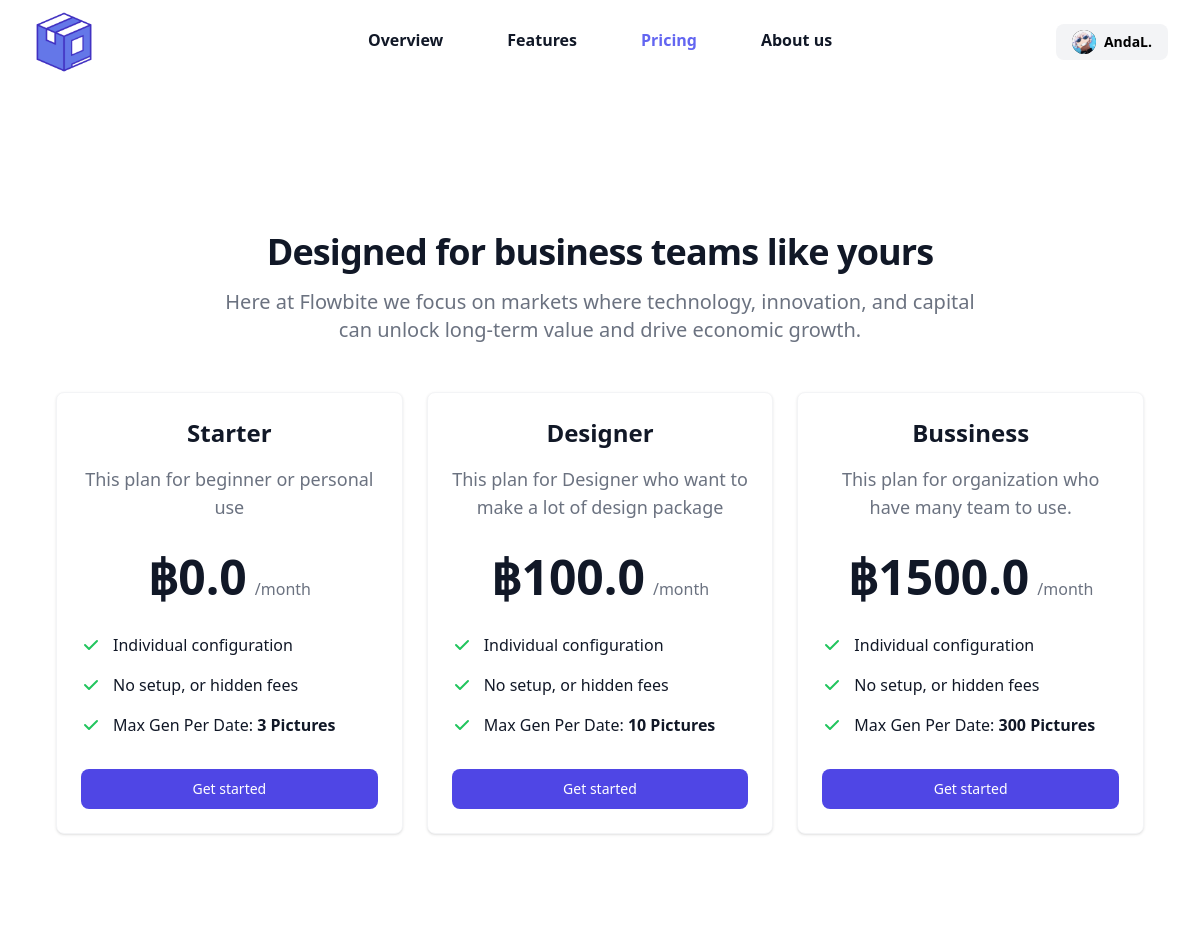
/pricing/ (signed in), run on the app's committed database.
### app_gen/models.py (models this page shows, shortened)
class Class(models.Model):
    class_id = models.BigAutoField(auto_created=True, primary_key=True, serialize=False, verbose_name='ID')
    class_name = models.CharField(max_length=100,null=False)
    class_detail = models.CharField(max_length=1000,default="")
    class_price = models.FloatField(default=0,null=False)
    max_gen_per_date = models.IntegerField(default=0,null=False)
    class Meta:
        verbose_name_plural = "Classes"

### app_gen/views.py (the view)
# urls.py: path('pricing/',views.market,name='market'),
def market(request):
    classes = Class.objects.all()
    logined  = loginCheck(request)
    context = {}
    if logined:
        username = request.session['username']
        pic = request.session['pic']
        context = {'logined':logined,'username':username,'pic':pic,'classes': classes}
    else:
        context = {'classes': classes}
    if request.method == 'POST':
        selected = request.POST['plan']
        print(selected)
    return render(request,'app_gen/market.html',context)

### app_gen/views.py (called while the page is built)
def loginCheck(request):
    if 'uid' in request.session:
        request.session['logined'] = True
        return True
    else:
        return False

### app_gen/templates/app_gen/market.html (shortened to what this page needs)
{% extends 'app_gen/components/base.html' %}
{% block content %}
  <div class="bg-white-100">
    <div class="mx-auto max-w-2xl py-16 px-4 sm:py-24 sm:px-6 lg:max-w-7xl lg:px-8">
      <form method="post" action="/transections/" class="bg-white dark:bg-gray-900">
        <div class="py-8 px-4 mx-auto max-w-screen-xl lg:py-16 lg:px-6">
            <div class="mx-auto max-w-screen-md text-center mb-8 lg:mb-12">
                <h2 class="textup mb-4 text-4xl tracking-tight font-extrabold text-gray-900 dark:text-white">Designed for business teams like yours</h2>
                <p class="mb-5 textup font-light text-gray-500 sm:text-xl dark:text-gray-400">Here at Flowbite we focus on markets where technology, innovation, and capital can unlock long-term value and drive economic growth.</p>
            </div>
            <div class=" space-y-8 lg:grid lg:grid-cols-3 sm:gap-6 xl:gap-10 lg:space-y-0">
                {% for P in classes %}
                <div class="textup flex flex-col p-6 mx-auto max-w-lg text-center text-gray-900 bg-white rounded-lg border border-gray-100 shadow dark:border-gray-600 xl:p-8 dark:bg-gray-800 dark:text-white">
                    <h3 class="mb-4 text-2xl font-semibold">{{P.class_name}}</h3>
                    <p class="font-light text-gray-500 sm:text-lg dark:text-gray-400">{{P.class_detail}}</p>
                    <div class="flex justify-center items-baseline my-8">
                        <span class="mr-2 text-5xl font-extrabold">฿{{P.class_price}}</span>
                        <span class="text-gray-500 dark:text-gray-400">/month</span>
                    </div>
                    <ul role="list" class="mb-8 space-y-4 text-left">
                        <li class="flex items-center space-x-3">
                            <span>Individual configuration</span>
                        </li>
                        <li class="flex items-center space-x-3">
                            <span>No setup, or hidden fees</span>
                        </li>
                        <li class="flex items-center space-x-3">
                            <span>Max Gen Per Date: <span class="font-semibold">{{P.max_gen_per_date}} Pictures</span></span>
                        </li>
                    </ul>
                    <button type="submit" name="plan" value="{{ P.class_name }}" class="text-white bg-indigo-600 hover:bg-indigo-700 focus:ring-4 focus:ring-primary-200 font-medium rounded-lg text-sm px-5 py-2.5 text-center dark:text-white  dark:focus:ring-primary-900">Get started</button>
                </div>
               {% endfor %}
            </div>
        </div>
      </form>
    </div>
  </div>
  {% endblock  %}

### app_gen/templates/app_gen/components/base.html (shortened to what this page needs)
<!DOCTYPE html>
<html lang="en">
    <head>
      <script src="https://cdn.tailwindcss.com"></script>
    </head>
<body>
    {% include 'app_gen/components/navbar.html' %}
    {% block content %}{% endblock %}
</body>
</html>

### app_gen/templates/app_gen/components/navbar.html (shortened to what this page needs)
<div class="px-6 py-3 pt-6 lg:px-8 z-[100] sticky w-full">
  <div>
    <nav class="flex h-9 items-center justify-between" aria-label="Global">
      <div class="flex lg:min-w-0 lg:flex-1" aria-label="Global">
        <a href="/index" class="-m-1.5 p-1.5">
          <div class="flex gap-2 items-center"><img class="h-16" src="/static/app_gen/images/unipack.png" alt="">
          </div>
        </a>
      </div>
      {% if menu is None %}
      <div  class="hidden lg:flex  lg:justify-center lg:gap-x-12">
        <a href="/product" id="product"
          class="font-bold text-gray-900 hover:text-indigo-500 hover:border-indigo-500 border-white border-b-4 px-2 py-2 duration-200 ">Overview</a>
        <a href="/features" id="features"
          class="font-bold text-gray-900 hover:text-indigo-500 hover:border-indigo-500 border-white border-b-4 px-2 py-2 duration-200">Features</a>
        <a href="/pricing" id="pricing"
          class="font-bold text-gray-900 hover:text-indigo-500 hover:border-indigo-500 border-white border-b-4 px-2 py-2 duration-200">Pricing</a>
        <a href="/company" id="company"
          class="font-bold text-gray-900 hover:text-indigo-500 hover:border-indigo-500 border-white border-b-4 px-2 py-2 duration-200">About
          us</a>
      </div>
      {% elif request.session.logined %}
      <div class="textdown bg-gray-50 rounded-full md:hidden px-10 sm:block hidden py-1">Hi , {{ request.session.username }}</div>
      {% endif %}
      <div class="hidden lg:flex gap-x-4 lg:min-w-1 lg:flex-1 lg:justify-end items-center">
        {% if request.session.logined %}
        <div class="group">
          <div
            class="cursor-pointer group  flex items-center gap-2 rounded-lg px-4  py-1.5 font-bold text-sm  leading-6 text-black bg-gray-100 duration-200   hover:bg-gray-200">
            <div class='w-6 h-6 rounded-full overflow-hidden bg-black'>
              <img class='h-full object-cover w-full' src={{ request.session.pic }} alt="">
            </div>{{ request.session.username }}
          </div>
        </div>
        {% endif %}
      </div>
    </nav>
  </div>
</div>

### data on the page
Class: class_name "Starter", class_detail "This plan for beginner or personal use", class_price "0.0", max_gen_per_date "3"
Class: class_name "Designer", class_detail "This plan for Designer who want to make a lot of design package", class_price "100.0", max_gen_per_date "10"
Class: class_name "Bussiness", class_detail "This plan for organization who have many team to use.", class_price "1500.0", max_gen_per_date "300"

### other printed values
{{ request.session.username }} "AndaL."
